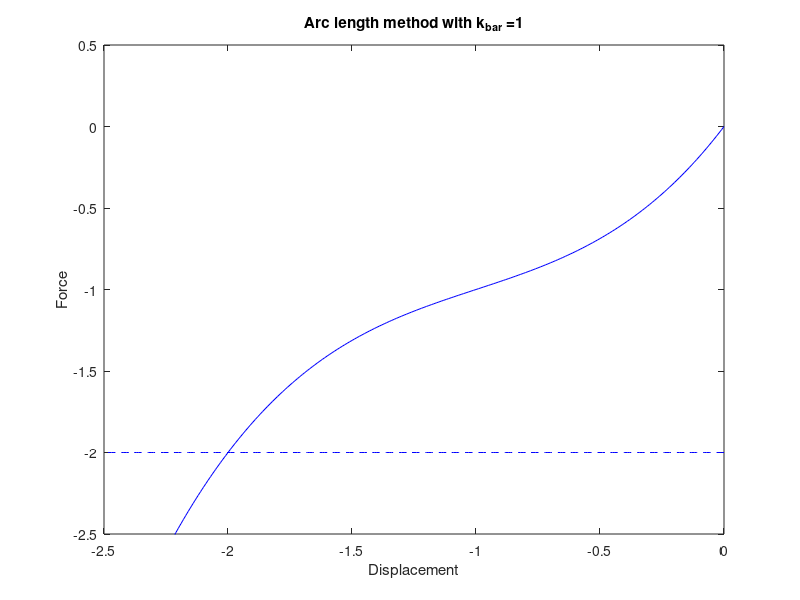

Write the MATLAB code that produced this figure. (Note: this script raises an error after producing the figure.)
%%
% This is the MATLAB Code for Arc-length algorithm by CHEN Jiawei
%%
clear
clc
close all
format longEng
%% plot the analytical solution
k_bar = 1.0;
x=0:-0.01:-2.5;
y=x + 1.5*x.^2 + 0.5*x.^3 + k_bar * x;
figure(1)
set(gca,'Fontsize',16)
fig1=plot(x,y,'b'); hold on
axis([-2.5 0 -2.5 0.5]);
xlabel('Displacement');
ylabel('Force');
title(['Arc length method with k_b_a_r =',num2str(k_bar)]);

%% arc length method
% set param for increment
F_ext=2;
F_ini=0;
fig1 = plot(x,-F_ext*ones(1,length(x)),'b--'); hold on
%
tol=1e-3;
max_iter = 100;
step=1;
max_step = 100;
Residual_inc = 1;
%
deltalL = 0.05;
beta = 1.0;

while(step<=max_step)
    if step==1
        u(step)=0;
        lambda(step)=0;
    else
        u(step) = u(step-1) + delta_u(iter);
        lambda(step) = lambda(step-1) + delta_lambda(iter);
        if F_inter(u(step),k_bar)<-2
            break;
        end
    end
    %init iter
    iter=1;
    delta_u=0;
    delta_lambda=0;
    k = k_stif(u(step),k_bar);
    Residual=1;
    
    while(iter<=max_iter && abs(Residual)>=tol)
        if iter==1
            ddelta_u2=0;
            ddelta_u1=F_ext/k;
            
            a1=ddelta_u1*ddelta_u1+beta*F_ext*F_ext;
            a2=2*ddelta_u1*(delta_u(iter)+ddelta_u2)+2*delta_lambda(iter)*(beta^2)*F_ext*F_ext;
            a3=(delta_u(iter)+ddelta_u2)*(delta_u(iter)+ddelta_u2)-deltalL^2+(delta_lambda(iter)^2)*(beta^2)*F_ext*F_ext;
            
            if step==1
                fac=a2*a2-4*a1*a3;
                ddelta_lambda1=(-a2+sqrt(fac))/(2*a1);
                ddelta_lambda2=(-a2+sqrt(fac))/(2*a1);
                ddelta_lambda = max(ddelta_lambda1,ddelta_lambda2);
            else
                ddelta_lambda=lambda_solve(a1,a2,a3,delta_u(iter),ddelta_u,delta_lambda(iter),F_ext);
            end
            
            ddelta_u = ddelta_lambda*ddelta_u1 + ddelta_u2;
            delta_lambda(iter+1)=delta_lambda(iter)+ddelta_lambda;
            delta_u(iter+1)=delta_u(iter)+ddelta_u;
            
            %fig2 = plot(u(step)+delta_u(iter+1),(lambda(step)+delta_lambda(iter+1))*F_ext,'go','Markersize',5,'Markerfacecolor','g'); hold on
            %fig4 = plot(u(step)+delta_u(iter+1),F_inter(u(step)+delta_u(iter+1),k_bar),'ro','Markersize',5,'Markerfacecolor','r'); hold on
            Residual = -F_inter(u(step)+delta_u(iter+1),k_bar)+(lambda(step)+delta_lambda(iter+1))*F_ext;
            
        else
            ddelta_u2=Residual./k;%bar
            ddelta_u1=F_ext/k;%t
            
            a1=ddelta_u1*ddelta_u1+beta*F_ext*F_ext;
            a2=2*ddelta_u1*(delta_u(iter)+ddelta_u2)+2*delta_lambda(iter)*(beta^2)*F_ext*F_ext;
            a3=(delta_u(iter)+ddelta_u2)*(delta_u(iter)+ddelta_u2)-deltalL^2+(delta_lambda(iter)^2)*(beta^2)*F_ext*F_ext;
            
            ddelta_lambda=lambda_solve(a1,a2,a3,delta_u(iter),ddelta_u,delta_lambda(iter),F_ext);
            ddelta_u = ddelta_lambda*ddelta_u1 + ddelta_u2;
            delta_lambda(iter+1)=delta_lambda(iter)+ddelta_lambda;
            delta_u(iter+1)=delta_u(iter)+ddelta_u;
            
            %fig2 = plot(u(step)+delta_u(iter+1),(lambda(step)+delta_lambda(iter+1))*F_ext,'go','Markersize',5,'Markerfacecolor','g'); hold on
            %fig4 = plot(u(step)+delta_u(iter+1),F_inter(u(step)+delta_u(iter+1),k_bar),'ro','Markersize',5,'Markerfacecolor','r'); hold on
            Residual = -F_inter(u(step)+delta_u(iter+1),k_bar)+(lambda(step)+delta_lambda(iter+1))*F_ext;
        end
        %fig2 = plot(u(step)+delta_u(iter+1),(lambda(step)+delta_lambda(iter+1))*F_ext,'go','Markersize',5,'Markerfacecolor','g'); hold on
        fig4 = plot(u(step)+delta_u(iter+1),F_inter(u(step)+delta_u(iter+1),k_bar),'bo','Markersize',5,'Markerfacecolor','b'); hold on
        iter = iter+1;
    end
    step = step+1;
        
    %legend([fig1 fig2 fig4],'Analytical solution','Arc length point','Arc length prediction','location','best');
    legend([fig1 fig4],'Analytical solution','Arc length prediction','location','best');
    
end


%% function definition
function y=F_inter(x,k_bar)
y=x + 1.5*x.^2 + 0.5*x.^3 + k_bar * x;
end
function y=k_stif(x,k_bar)
y = (1 + 3 * x + 1.5 * x.^2) + k_bar;
end
function delta_lambda=lambda_solve(a1,a2,a3,delta_u,ddelta_u,delta_lambda,F_ext)
if (a1==0 && a2==0)
    disp('No roots found')
elseif (a1==0 && a2~=0)
    delta_lambda=-a3./a2;
else
    fac=a2*a2-4*a1*a3;
    if fac<0
       disp('No root found, return')
    end
    lambda1=(-a2+sqrt(fac))/(2*a1);
    dot1 = ddelta_u*delta_u+lambda1*delta_lambda*F_ext*F_ext;
    lambda2=(-a2-sqrt(fac))/(2*a1);
    dot2 = ddelta_u*delta_u+lambda2*delta_lambda*F_ext*F_ext;
    if dot2>=dot1
        delta_lambda=lambda2;
    else
        delta_lambda=lambda1;
    end
end
end
